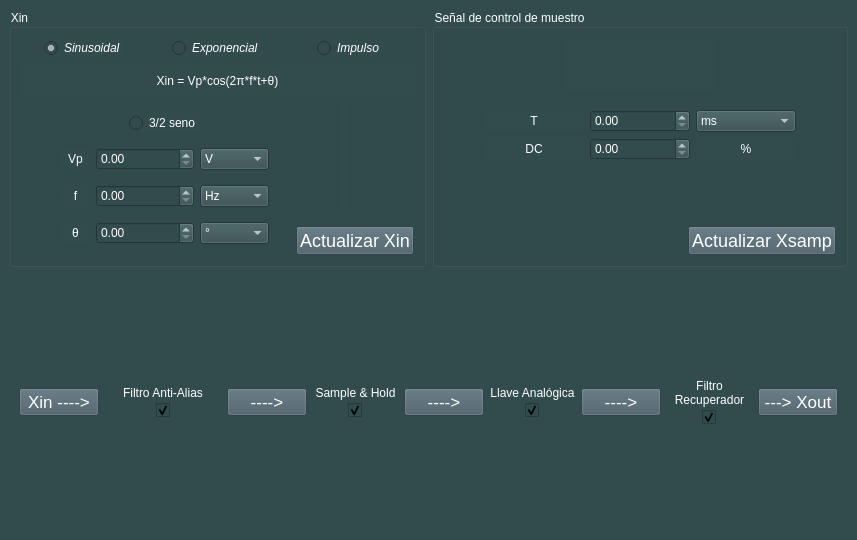
<?xml version="1.0" encoding="UTF-8"?>
<ui version="4.0">
 <class>MainWindow</class>
 <widget class="QMainWindow" name="MainWindow">
  <property name="geometry">
   <rect>
    <x>0</x>
    <y>0</y>
    <width>857</width>
    <height>540</height>
   </rect>
  </property>
  <property name="windowTitle">
   <string>MainWindow</string>
  </property>
  <property name="styleSheet">
   <string notr="true">background-color:rgb(50, 75, 77);</string>
  </property>
  <widget class="QWidget" name="centralwidget">
   <layout class="QVBoxLayout" name="verticalLayout" stretch="50,50">
    <item>
     <layout class="QHBoxLayout" name="horizontalLayout" stretch="50,50">
      <item>
       <widget class="QGroupBox" name="groupBox_2">
        <property name="styleSheet">
         <string notr="true">color: rgb(255, 255, 255);</string>
        </property>
        <property name="title">
         <string>Xin</string>
        </property>
        <layout class="QVBoxLayout" name="verticalLayout_2" stretch="45,10,45">
         <item>
          <layout class="QHBoxLayout" name="horizontalLayout_3">
           <item>
            <layout class="QVBoxLayout" name="verticalLayout_5">
             <item alignment="Qt::AlignHCenter">
              <widget class="QRadioButton" name="sineRadio">
               <property name="font">
                <font>
                 <italic>true</italic>
                </font>
               </property>
               <property name="styleSheet">
                <string notr="true">color: rgb(255, 255, 255);</string>
               </property>
               <property name="text">
                <string>Sinusoidal</string>
               </property>
               <property name="checked">
                <bool>true</bool>
               </property>
              </widget>
             </item>
            </layout>
           </item>
           <item>
            <layout class="QVBoxLayout" name="verticalLayout_4">
             <item alignment="Qt::AlignHCenter">
              <widget class="QRadioButton" name="expRadio">
               <property name="font">
                <font>
                 <italic>true</italic>
                </font>
               </property>
               <property name="styleSheet">
                <string notr="true">color: rgb(255, 255, 255);</string>
               </property>
               <property name="text">
                <string>Exponencial</string>
               </property>
              </widget>
             </item>
            </layout>
           </item>
           <item>
            <layout class="QVBoxLayout" name="verticalLayout_3">
             <item alignment="Qt::AlignHCenter">
              <widget class="QRadioButton" name="pulseRadio">
               <property name="font">
                <font>
                 <italic>true</italic>
                </font>
               </property>
               <property name="styleSheet">
                <string notr="true">color: rgb(255, 255, 255);</string>
               </property>
               <property name="text">
                <string>Impulso</string>
               </property>
              </widget>
             </item>
            </layout>
           </item>
          </layout>
         </item>
         <item>
          <widget class="QLabel" name="xinFunction">
           <property name="font">
            <font>
             <italic>false</italic>
            </font>
           </property>
           <property name="text">
            <string>Xin = Vp*cos(2π*f*t+θ)</string>
           </property>
           <property name="alignment">
            <set>Qt::AlignCenter</set>
           </property>
          </widget>
         </item>
         <item>
          <layout class="QHBoxLayout" name="horizontalLayout_4" stretch="0,60,40">
           <item>
            <spacer name="horizontalSpacer_9">
             <property name="orientation">
              <enum>Qt::Horizontal</enum>
             </property>
             <property name="sizeHint" stdset="0">
              <size>
               <width>40</width>
               <height>20</height>
              </size>
             </property>
            </spacer>
           </item>
           <item>
            <layout class="QVBoxLayout" name="params">
             <item alignment="Qt::AlignHCenter">
              <widget class="QRadioButton" name="halfSineRadio">
               <property name="text">
                <string>3/2 seno</string>
               </property>
              </widget>
             </item>
             <item>
              <layout class="QHBoxLayout" name="param1box" stretch="15,50,35">
               <item>
                <widget class="QLabel" name="param1Title">
                 <property name="text">
                  <string>Vp</string>
                 </property>
                 <property name="alignment">
                  <set>Qt::AlignCenter</set>
                 </property>
                </widget>
               </item>
               <item>
                <widget class="QDoubleSpinBox" name="param1Value">
                 <property name="maximum">
                  <double>500.000000000000000</double>
                 </property>
                </widget>
               </item>
               <item>
                <widget class="QComboBox" name="param1Unit">
                 <item>
                  <property name="text">
                   <string>V</string>
                  </property>
                 </item>
                </widget>
               </item>
              </layout>
             </item>
             <item>
              <layout class="QHBoxLayout" name="param2box" stretch="15,50,35">
               <item>
                <widget class="QLabel" name="param2Title">
                 <property name="text">
                  <string>f</string>
                 </property>
                 <property name="alignment">
                  <set>Qt::AlignCenter</set>
                 </property>
                </widget>
               </item>
               <item>
                <widget class="QDoubleSpinBox" name="param2Value">
                 <property name="maximum">
                  <double>999.990000000000009</double>
                 </property>
                </widget>
               </item>
               <item>
                <widget class="QComboBox" name="param2Unit">
                 <item>
                  <property name="text">
                   <string>Hz</string>
                  </property>
                 </item>
                 <item>
                  <property name="text">
                   <string>kHz</string>
                  </property>
                 </item>
                 <item>
                  <property name="text">
                   <string>MHz</string>
                  </property>
                 </item>
                 <item>
                  <property name="text">
                   <string>GHz</string>
                  </property>
                 </item>
                </widget>
               </item>
              </layout>
             </item>
             <item>
              <layout class="QHBoxLayout" name="param3box" stretch="15,50,35">
               <item>
                <widget class="QLabel" name="param3Title">
                 <property name="text">
                  <string>θ</string>
                 </property>
                 <property name="alignment">
                  <set>Qt::AlignCenter</set>
                 </property>
                </widget>
               </item>
               <item>
                <widget class="QDoubleSpinBox" name="param3Value">
                 <property name="maximum">
                  <double>360.000000000000000</double>
                 </property>
                </widget>
               </item>
               <item>
                <widget class="QComboBox" name="param3Unit">
                 <item>
                  <property name="text">
                   <string>°</string>
                  </property>
                 </item>
                </widget>
               </item>
              </layout>
             </item>
            </layout>
           </item>
           <item>
            <layout class="QVBoxLayout" name="verticalLayout_6" stretch="50,5,45">
             <item alignment="Qt::AlignHCenter">
              <widget class="QLabel" name="errorLabel">
               <property name="font">
                <font>
                 <family>Microsoft YaHei</family>
                </font>
               </property>
               <property name="styleSheet">
                <string notr="true">color:rgb(255, 0, 0)</string>
               </property>
               <property name="text">
                <string/>
               </property>
               <property name="scaledContents">
                <bool>true</bool>
               </property>
               <property name="wordWrap">
                <bool>false</bool>
               </property>
              </widget>
             </item>
             <item>
              <spacer name="verticalSpacer">
               <property name="orientation">
                <enum>Qt::Vertical</enum>
               </property>
               <property name="sizeType">
                <enum>QSizePolicy::Fixed</enum>
               </property>
               <property name="sizeHint" stdset="0">
                <size>
                 <width>20</width>
                 <height>10</height>
                </size>
               </property>
              </spacer>
             </item>
             <item>
              <layout class="QHBoxLayout" name="horizontalLayout_8" stretch="60,40">
               <item>
                <spacer name="horizontalSpacer">
                 <property name="orientation">
                  <enum>Qt::Horizontal</enum>
                 </property>
                 <property name="sizeType">
                  <enum>QSizePolicy::Preferred</enum>
                 </property>
                 <property name="sizeHint" stdset="0">
                  <size>
                   <width>40</width>
                   <height>20</height>
                  </size>
                 </property>
                </spacer>
               </item>
               <item>
                <widget class="QPushButton" name="refreshXinButton">
                 <property name="font">
                  <font>
                   <pointsize>-1</pointsize>
                  </font>
                 </property>
                 <property name="styleSheet">
                  <string notr="true">background: rgb(70,90,100);
color:rgb(255,255,255);

font-size: 18px
</string>
                 </property>
                 <property name="text">
                  <string>Actualizar Xin</string>
                 </property>
                </widget>
               </item>
              </layout>
             </item>
            </layout>
           </item>
          </layout>
         </item>
        </layout>
       </widget>
      </item>
      <item>
       <widget class="QGroupBox" name="groupBox">
        <property name="sizePolicy">
         <sizepolicy hsizetype="Minimum" vsizetype="Preferred">
          <horstretch>20</horstretch>
          <verstretch>0</verstretch>
         </sizepolicy>
        </property>
        <property name="styleSheet">
         <string notr="true">color: rgb(255, 255, 255);</string>
        </property>
        <property name="title">
         <string>Señal de control de muestro</string>
        </property>
        <layout class="QVBoxLayout" name="verticalLayout_7" stretch="40,10,10,10,10,20">
         <item>
          <layout class="QHBoxLayout" name="horizontalLayout_11" stretch="20,60,20">
           <item>
            <spacer name="horizontalSpacer_2">
             <property name="orientation">
              <enum>Qt::Horizontal</enum>
             </property>
             <property name="sizeType">
              <enum>QSizePolicy::Minimum</enum>
             </property>
             <property name="sizeHint" stdset="0">
              <size>
               <width>40</width>
               <height>20</height>
              </size>
             </property>
            </spacer>
           </item>
           <item>
            <widget class="QLabel" name="label_9">
             <property name="maximumSize">
              <size>
               <width>150</width>
               <height>150</height>
              </size>
             </property>
             <property name="text">
              <string/>
             </property>
             <property name="textFormat">
              <enum>Qt::AutoText</enum>
             </property>
             <property name="pixmap">
              <pixmap>C:/Users/pabli/Desktop/pwm.jpg</pixmap>
             </property>
             <property name="scaledContents">
              <bool>true</bool>
             </property>
             <property name="alignment">
              <set>Qt::AlignCenter</set>
             </property>
             <property name="wordWrap">
              <bool>true</bool>
             </property>
             <property name="margin">
              <number>0</number>
             </property>
            </widget>
           </item>
           <item>
            <spacer name="horizontalSpacer_3">
             <property name="orientation">
              <enum>Qt::Horizontal</enum>
             </property>
             <property name="sizeType">
              <enum>QSizePolicy::Minimum</enum>
             </property>
             <property name="sizeHint" stdset="0">
              <size>
               <width>40</width>
               <height>20</height>
              </size>
             </property>
            </spacer>
           </item>
          </layout>
         </item>
         <item>
          <spacer name="verticalSpacer_3">
           <property name="orientation">
            <enum>Qt::Vertical</enum>
           </property>
           <property name="sizeType">
            <enum>QSizePolicy::MinimumExpanding</enum>
           </property>
           <property name="sizeHint" stdset="0">
            <size>
             <width>20</width>
             <height>10</height>
            </size>
           </property>
          </spacer>
         </item>
         <item>
          <layout class="QHBoxLayout" name="horizontalLayout_10">
           <item>
            <spacer name="horizontalSpacer_5">
             <property name="orientation">
              <enum>Qt::Horizontal</enum>
             </property>
             <property name="sizeType">
              <enum>QSizePolicy::Minimum</enum>
             </property>
             <property name="sizeHint" stdset="0">
              <size>
               <width>40</width>
               <height>20</height>
              </size>
             </property>
            </spacer>
           </item>
           <item>
            <widget class="QLabel" name="label_7">
             <property name="text">
              <string>T</string>
             </property>
             <property name="alignment">
              <set>Qt::AlignCenter</set>
             </property>
            </widget>
           </item>
           <item>
            <widget class="QDoubleSpinBox" name="periodValue">
             <property name="maximum">
              <double>999.990000000000009</double>
             </property>
            </widget>
           </item>
           <item>
            <widget class="QComboBox" name="periodUnit">
             <property name="currentIndex">
              <number>2</number>
             </property>
             <item>
              <property name="text">
               <string>ns</string>
              </property>
             </item>
             <item>
              <property name="text">
               <string>us</string>
              </property>
             </item>
             <item>
              <property name="text">
               <string>ms</string>
              </property>
             </item>
             <item>
              <property name="text">
               <string>s</string>
              </property>
             </item>
            </widget>
           </item>
           <item>
            <spacer name="horizontalSpacer_6">
             <property name="orientation">
              <enum>Qt::Horizontal</enum>
             </property>
             <property name="sizeType">
              <enum>QSizePolicy::Minimum</enum>
             </property>
             <property name="sizeHint" stdset="0">
              <size>
               <width>40</width>
               <height>20</height>
              </size>
             </property>
            </spacer>
           </item>
          </layout>
         </item>
         <item>
          <layout class="QHBoxLayout" name="horizontalLayout_12">
           <item>
            <spacer name="horizontalSpacer_7">
             <property name="orientation">
              <enum>Qt::Horizontal</enum>
             </property>
             <property name="sizeType">
              <enum>QSizePolicy::Minimum</enum>
             </property>
             <property name="sizeHint" stdset="0">
              <size>
               <width>40</width>
               <height>20</height>
              </size>
             </property>
            </spacer>
           </item>
           <item>
            <widget class="QLabel" name="label_6">
             <property name="text">
              <string>DC</string>
             </property>
             <property name="alignment">
              <set>Qt::AlignCenter</set>
             </property>
            </widget>
           </item>
           <item>
            <widget class="QDoubleSpinBox" name="dcValue">
             <property name="maximum">
              <double>100.000000000000000</double>
             </property>
            </widget>
           </item>
           <item>
            <widget class="QLabel" name="label_8">
             <property name="text">
              <string>%</string>
             </property>
             <property name="alignment">
              <set>Qt::AlignCenter</set>
             </property>
            </widget>
           </item>
           <item>
            <spacer name="horizontalSpacer_8">
             <property name="orientation">
              <enum>Qt::Horizontal</enum>
             </property>
             <property name="sizeType">
              <enum>QSizePolicy::Minimum</enum>
             </property>
             <property name="sizeHint" stdset="0">
              <size>
               <width>40</width>
               <height>20</height>
              </size>
             </property>
            </spacer>
           </item>
          </layout>
         </item>
         <item>
          <spacer name="verticalSpacer_4">
           <property name="orientation">
            <enum>Qt::Vertical</enum>
           </property>
           <property name="sizeType">
            <enum>QSizePolicy::Minimum</enum>
           </property>
           <property name="sizeHint" stdset="0">
            <size>
             <width>20</width>
             <height>20</height>
            </size>
           </property>
          </spacer>
         </item>
         <item>
          <layout class="QHBoxLayout" name="horizontalLayout_13">
           <item>
            <spacer name="horizontalSpacer_4">
             <property name="orientation">
              <enum>Qt::Horizontal</enum>
             </property>
             <property name="sizeHint" stdset="0">
              <size>
               <width>40</width>
               <height>20</height>
              </size>
             </property>
            </spacer>
           </item>
           <item>
            <layout class="QVBoxLayout" name="verticalLayout_8">
             <item>
              <spacer name="verticalSpacer_2">
               <property name="orientation">
                <enum>Qt::Vertical</enum>
               </property>
               <property name="sizeType">
                <enum>QSizePolicy::Minimum</enum>
               </property>
               <property name="sizeHint" stdset="0">
                <size>
                 <width>20</width>
                 <height>40</height>
                </size>
               </property>
              </spacer>
             </item>
             <item>
              <widget class="QPushButton" name="refreshSampleButton">
               <property name="font">
                <font>
                 <pointsize>-1</pointsize>
                </font>
               </property>
               <property name="styleSheet">
                <string notr="true">background: rgb(70,90,100);
color:rgb(255,255,255);

font-size: 18px
</string>
               </property>
               <property name="text">
                <string>Actualizar Xsamp</string>
               </property>
              </widget>
             </item>
            </layout>
           </item>
          </layout>
         </item>
        </layout>
       </widget>
      </item>
     </layout>
    </item>
    <item>
     <layout class="QVBoxLayout" name="verticalLayout_10" stretch="40">
      <item>
       <layout class="QHBoxLayout" name="horizontalLayout_2" stretch="0,5,20,0,15,5,15,5,15,10,0">
        <property name="spacing">
         <number>3</number>
        </property>
        <item>
         <spacer name="horizontalSpacer_10">
          <property name="orientation">
           <enum>Qt::Horizontal</enum>
          </property>
          <property name="sizeType">
           <enum>QSizePolicy::Minimum</enum>
          </property>
          <property name="sizeHint" stdset="0">
           <size>
            <width>10</width>
            <height>20</height>
           </size>
          </property>
         </spacer>
        </item>
        <item>
         <widget class="QPushButton" name="xinPlotButton">
          <property name="autoFillBackground">
           <bool>false</bool>
          </property>
          <property name="styleSheet">
           <string notr="true">background: rgb(70,90,100);
color:rgb(255,255,255);
font-size: 17px;
border-width: 1px;

</string>
          </property>
          <property name="text">
           <string>Xin ----&gt;</string>
          </property>
          <property name="checkable">
           <bool>false</bool>
          </property>
          <property name="default">
           <bool>false</bool>
          </property>
         </widget>
        </item>
        <item>
         <layout class="QVBoxLayout" name="verticalLayout_9" stretch="0,0,10,0">
          <item>
           <spacer name="verticalSpacer_6">
            <property name="orientation">
             <enum>Qt::Vertical</enum>
            </property>
            <property name="sizeHint" stdset="0">
             <size>
              <width>20</width>
              <height>40</height>
             </size>
            </property>
           </spacer>
          </item>
          <item>
           <widget class="QLabel" name="label_4">
            <property name="font">
             <font>
              <italic>false</italic>
             </font>
            </property>
            <property name="styleSheet">
             <string notr="true">color: rgb(255, 255, 255);</string>
            </property>
            <property name="text">
             <string>Filtro Anti-Alias</string>
            </property>
            <property name="alignment">
             <set>Qt::AlignCenter</set>
            </property>
            <property name="wordWrap">
             <bool>true</bool>
            </property>
           </widget>
          </item>
          <item alignment="Qt::AlignHCenter">
           <widget class="QCheckBox" name="antiAliasCheck">
            <property name="text">
             <string/>
            </property>
            <property name="checked">
             <bool>true</bool>
            </property>
           </widget>
          </item>
          <item>
           <spacer name="verticalSpacer_5">
            <property name="orientation">
             <enum>Qt::Vertical</enum>
            </property>
            <property name="sizeHint" stdset="0">
             <size>
              <width>20</width>
              <height>40</height>
             </size>
            </property>
           </spacer>
          </item>
         </layout>
        </item>
        <item>
         <widget class="QPushButton" name="antiAliasPlotButton">
          <property name="styleSheet">
           <string notr="true">background: rgb(70,90,100);
color:rgb(255,255,255);
font-size: 17px;
border-width: 1px;

</string>
          </property>
          <property name="text">
           <string>----&gt;</string>
          </property>
         </widget>
        </item>
        <item>
         <layout class="QVBoxLayout" name="verticalLayout_11">
          <item>
           <spacer name="verticalSpacer_8">
            <property name="orientation">
             <enum>Qt::Vertical</enum>
            </property>
            <property name="sizeHint" stdset="0">
             <size>
              <width>20</width>
              <height>40</height>
             </size>
            </property>
           </spacer>
          </item>
          <item>
           <widget class="QLabel" name="label">
            <property name="styleSheet">
             <string notr="true">color: rgb(255, 255, 255);</string>
            </property>
            <property name="text">
             <string>Sample &amp; Hold</string>
            </property>
            <property name="alignment">
             <set>Qt::AlignCenter</set>
            </property>
            <property name="wordWrap">
             <bool>true</bool>
            </property>
           </widget>
          </item>
          <item alignment="Qt::AlignHCenter">
           <widget class="QCheckBox" name="sampleholdCheck">
            <property name="text">
             <string/>
            </property>
            <property name="checked">
             <bool>true</bool>
            </property>
           </widget>
          </item>
          <item>
           <spacer name="verticalSpacer_7">
            <property name="orientation">
             <enum>Qt::Vertical</enum>
            </property>
            <property name="sizeHint" stdset="0">
             <size>
              <width>20</width>
              <height>40</height>
             </size>
            </property>
           </spacer>
          </item>
         </layout>
        </item>
        <item>
         <widget class="QPushButton" name="sampleHoldPlotButton">
          <property name="styleSheet">
           <string notr="true">background: rgb(70,90,100);
color:rgb(255,255,255);
font-size: 17px;
border-width: 1px;

</string>
          </property>
          <property name="text">
           <string>----&gt;</string>
          </property>
         </widget>
        </item>
        <item>
         <layout class="QVBoxLayout" name="verticalLayout_12">
          <item>
           <spacer name="verticalSpacer_10">
            <property name="orientation">
             <enum>Qt::Vertical</enum>
            </property>
            <property name="sizeHint" stdset="0">
             <size>
              <width>20</width>
              <height>40</height>
             </size>
            </property>
           </spacer>
          </item>
          <item>
           <widget class="QLabel" name="label_2">
            <property name="styleSheet">
             <string notr="true">color: rgb(255, 255, 255);</string>
            </property>
            <property name="text">
             <string>Llave Analógica</string>
            </property>
            <property name="alignment">
             <set>Qt::AlignCenter</set>
            </property>
            <property name="wordWrap">
             <bool>true</bool>
            </property>
           </widget>
          </item>
          <item alignment="Qt::AlignHCenter">
           <widget class="QCheckBox" name="analogCheck">
            <property name="text">
             <string/>
            </property>
            <property name="checked">
             <bool>true</bool>
            </property>
           </widget>
          </item>
          <item>
           <spacer name="verticalSpacer_9">
            <property name="orientation">
             <enum>Qt::Vertical</enum>
            </property>
            <property name="sizeHint" stdset="0">
             <size>
              <width>20</width>
              <height>40</height>
             </size>
            </property>
           </spacer>
          </item>
         </layout>
        </item>
        <item>
         <widget class="QPushButton" name="analogPlotButton">
          <property name="styleSheet">
           <string notr="true">background: rgb(70,90,100);
color:rgb(255,255,255);
font-size: 17px;
border-width: 1px;

</string>
          </property>
          <property name="text">
           <string>----&gt;</string>
          </property>
         </widget>
        </item>
        <item>
         <layout class="QVBoxLayout" name="verticalLayout_13">
          <item>
           <spacer name="verticalSpacer_12">
            <property name="orientation">
             <enum>Qt::Vertical</enum>
            </property>
            <property name="sizeHint" stdset="0">
             <size>
              <width>20</width>
              <height>40</height>
             </size>
            </property>
           </spacer>
          </item>
          <item>
           <widget class="QLabel" name="label_3">
            <property name="styleSheet">
             <string notr="true">color: rgb(255, 255, 255);</string>
            </property>
            <property name="text">
             <string>Filtro Recuperador</string>
            </property>
            <property name="alignment">
             <set>Qt::AlignCenter</set>
            </property>
            <property name="wordWrap">
             <bool>true</bool>
            </property>
           </widget>
          </item>
          <item alignment="Qt::AlignHCenter">
           <widget class="QCheckBox" name="recupCheck">
            <property name="text">
             <string/>
            </property>
            <property name="checked">
             <bool>true</bool>
            </property>
           </widget>
          </item>
          <item>
           <spacer name="verticalSpacer_11">
            <property name="orientation">
             <enum>Qt::Vertical</enum>
            </property>
            <property name="sizeHint" stdset="0">
             <size>
              <width>20</width>
              <height>40</height>
             </size>
            </property>
           </spacer>
          </item>
         </layout>
        </item>
        <item>
         <widget class="QPushButton" name="xoutPlotButton">
          <property name="styleSheet">
           <string notr="true">background: rgb(70,90,100);
color:rgb(255,255,255);
font-size: 17px;
border-width: 1px;

</string>
          </property>
          <property name="text">
           <string>---&gt; Xout</string>
          </property>
         </widget>
        </item>
        <item>
         <spacer name="horizontalSpacer_11">
          <property name="orientation">
           <enum>Qt::Horizontal</enum>
          </property>
          <property name="sizeType">
           <enum>QSizePolicy::Minimum</enum>
          </property>
          <property name="sizeHint" stdset="0">
           <size>
            <width>10</width>
            <height>20</height>
           </size>
          </property>
         </spacer>
        </item>
       </layout>
      </item>
     </layout>
    </item>
   </layout>
  </widget>
 </widget>
 <resources/>
 <connections/>
</ui>
